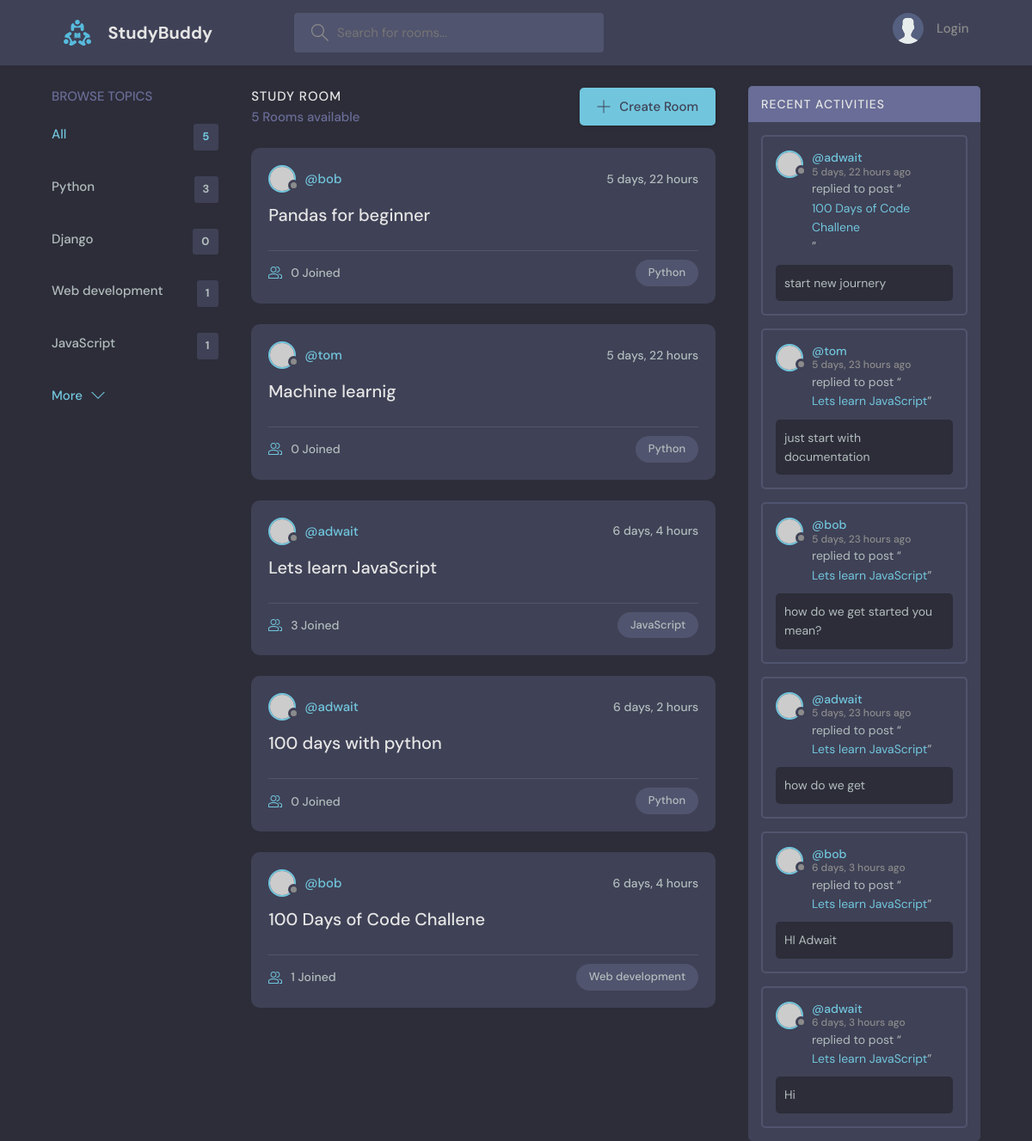
Page /base/home/ on the earlier database version.
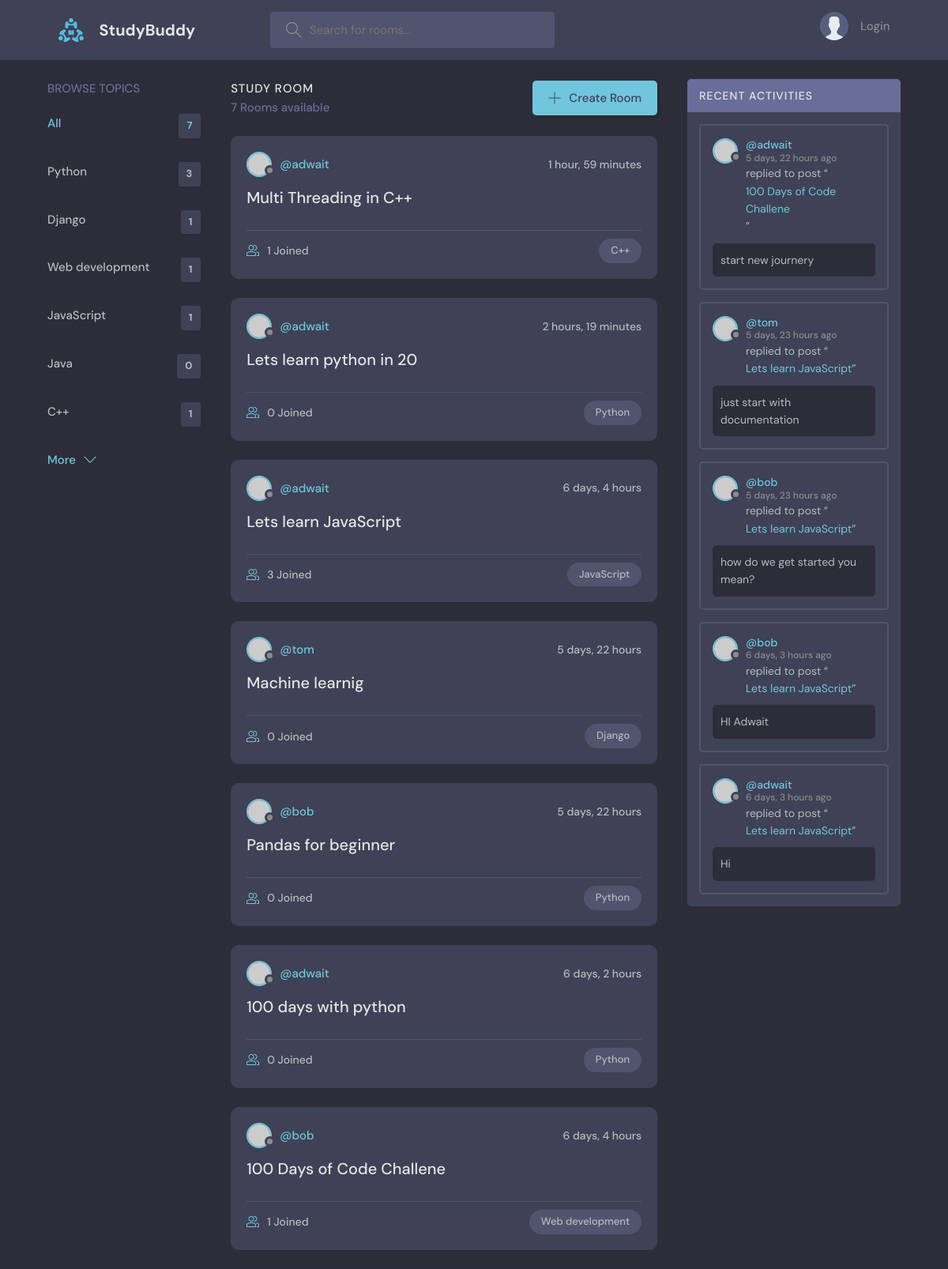
Same page on the later database version.
### base/models.py (models this page shows)
class Topic (models.Model):
    name = models.CharField(max_length = 200)
    def __str__(self):
        return self.name

class Room(models.Model):
    host = models.ForeignKey(User, on_delete=models.CASCADE, null =True)
    topic = models.ForeignKey(Topic, on_delete=models.SET_NULL, null =True)
    name = models.CharField(max_length=200)
    description = models.TextField(null=True, blank=True)
    participants = models.ManyToManyField(User, related_name='participants', blank=True)
    updated = models.DateTimeField(auto_now=True)
    created = models.DateTimeField(auto_now_add=True)
    class Meta:
        ordering = ['-updated', '-created']
    def __str__(self) -> str:
        return self.name

class Message(models.Model):
    user = models.ForeignKey(User, on_delete=models.CASCADE)
    room = models.ForeignKey(Room, on_delete=models.CASCADE)
    body = models.TextField()
    updated = models.DateTimeField(auto_now=True)
    created = models.DateTimeField(auto_now_add=True)
    class Meta:
        ordering = ['-updated', '-created']
    def __str__(self):
        return self.body[0:50]

### base/views.py (the view)
# urls.py: path("home/", views.home, name="base.home"),
def home(request):
    q = request.GET.get('q') if request.GET.get('q') != None else ''
    rooms = Room.objects.filter(
        Q (topic__name__icontains=q) |
        Q(name__icontains=q) |
        Q(description__icontains=q)
    )
    topics = []
    all_topics = Topic.objects.all()
    for t in all_topics:
        topics.append({"name" : t, "count": t.room_set.all().count()})
    room_count= rooms.count()
    roomMessages = Message.objects.filter(Q(room__topic__name__icontains=q))
    context = {'rooms':rooms, 'topics':topics, 'room_count':room_count, 'roomMessages':roomMessages}
    return render(request, 'base/home.html', context)

### base/templates/base/home.html (shortened to what this page needs)
{% extends 'main.html' %} {% block content%}
<main class="layout layout--3">
  <div class="container">
    {% include 'base/topics_component.html' %}
    <div class="roomList">
      <div class="roomList__header">
        <div>
          <h2>Study Room</h2>
          <p>{{room_count}} Rooms available</p>
        </div>
        <a class="btn btn--main" href="{% url 'base.createRoom' %}">
          <svg
            version="1.1"
            xmlns="http://www.w3.org/2000/svg"
            width="32"
            height="32"
            viewBox="0 0 32 32"
          >
            <title>add</title>
            <path
              d="M16.943 0.943h-1.885v14.115h-14.115v1.885h14.115v14.115h1.885v-14.115h14.115v-1.885h-14.115v-14.115z"
            ></path>
          </svg>
          Create Room
        </a>
      </div>
      {% include 'base/feed_component.html' %}
    </div>
    {% include 'base/activity_component.html' %}
  </div>
</main>
{% endblock %}

### base/templates/base/topics_component.html
<div class="topics">
  <div class="topics__header">
    <h2>Browse Topics</h2>
  </div>
  <ul class="topics__list">
    <li>
      <a href="{% url 'base.home'%}" class="active"
        >All <span>{{room_count}}</span></a
      >
    </li>
    {% for topic in topics%}
    <li>
      <a href="{%url 'base.home'%}?q={{topic.name}}"
        >{{topic.name}} <span>{{topic.count}}</span></a
      >
    </li>
    {%endfor %}
  </ul>
  <a class="btn btn--link" href="topics.html">
    More
    <svg
      version="1.1"
      xmlns="http://www.w3.org/2000/svg"
      width="32"
      height="32"
      viewBox="0 0 32 32"
    >
      <title>chevron-down</title>
      <path d="M16 21l-13-13h-3l16 16 16-16h-3l-13 13z"></path>
    </svg>
  </a>
</div>

### base/templates/base/feed_component.html (shortened to what this page needs)
{% for room in rooms %}
<div class="roomListRoom">
  <div class="roomListRoom__header">
    <a
      href="{% url 'base.userProfile'  room.host.id %}"
      class="roomListRoom__author"
    >
      <div class="avatar avatar--small">
        <img src="https://randomuser.me/api/portraits/women/11.jpg" />
      </div>
      <span>@{{room.host.username}}</span>
    </a>
    <div class="roomListRoom__actions">
      <span>{{room.created|timesince}}</span>
    </div>
  </div>
  <div class="roomListRoom__content">
    <a href="{% url 'base.room' room.id %}">{{room.name}}</a>
  </div>
  <div class="roomListRoom__meta">
    <a href="{% url 'base.room' room.id %}" class="roomListRoom__joined">
      {{room.participants.all.count}} Joined
    </a>
    <p class="roomListRoom__topic">{{room.topic.name}}</p>
  </div>
</div>
{% endfor %}

### base/templates/base/activity_component.html (shortened to what this page needs)
<div class="activities">
  <div class="activities__header">
    <h2>Recent Activities</h2>
  </div>
  {%for message in roomMessages%}
  <div class="activities__box">
    <div class="activities__boxHeader roomListRoom__header">
      <a
        href="{% url 'base.userProfile' message.user.id %}"
        class="roomListRoom__author"
      >
        <div class="avatar avatar--small">
          <img src="https://randomuser.me/api/portraits/women/11.jpg" />
        </div>
        <p>
          @{{message.user}}
          <span>{{message.created|timesince}} ago</span>
        </p>
      </a>
    </div>
    <div class="activities__boxContent">
      <p>
        replied to post “<a href="{% url 'base.room'  message.room.id %}"
          >{{message.room}}</a
        >”
      </p>
      <div class="activities__boxRoomContent">{{message.body}}</div>
    </div>
  </div>
  {%endfor%}
</div>

Differences in the rows shown:
removed Message: user "adwait", created "5 days, 23 hours", room "Lets learn JavaScript", body "how do we get"
computed for Topic "Django": count "0" → "1"
added Topic: name "Java", count "0"
added Topic: name "C++", count "1"
added Room: host.username "adwait", created "1 hour, 59 minutes", name "Multi Threading in C++", participants.all.count "1", topic.name "C++"
added Room: host.username "adwait", created "2 hours, 19 minutes", name "Lets learn python in 20", participants.all.count "0", topic.name "Python"
changed Room "Lets learn JavaScript": moves up the list
changed Room "Machine learnig": topic.name "Python" → "Django"; moves down the list
Other differences:
{{ room_count }}: "5" → "7"
